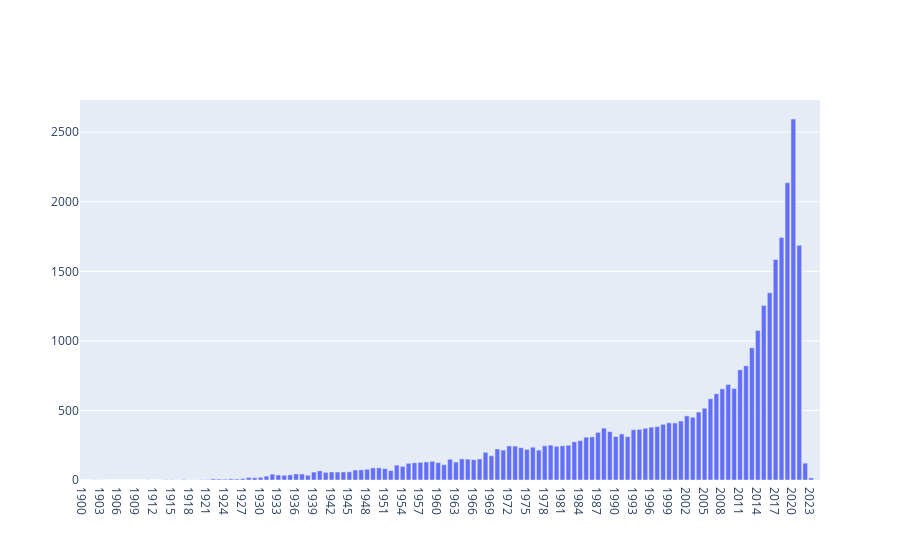

The notebook cell saved with this chart:
### Code cell
fig = go.Figure([go.Bar(x=xrr, y=yrr)])
fig.show()
